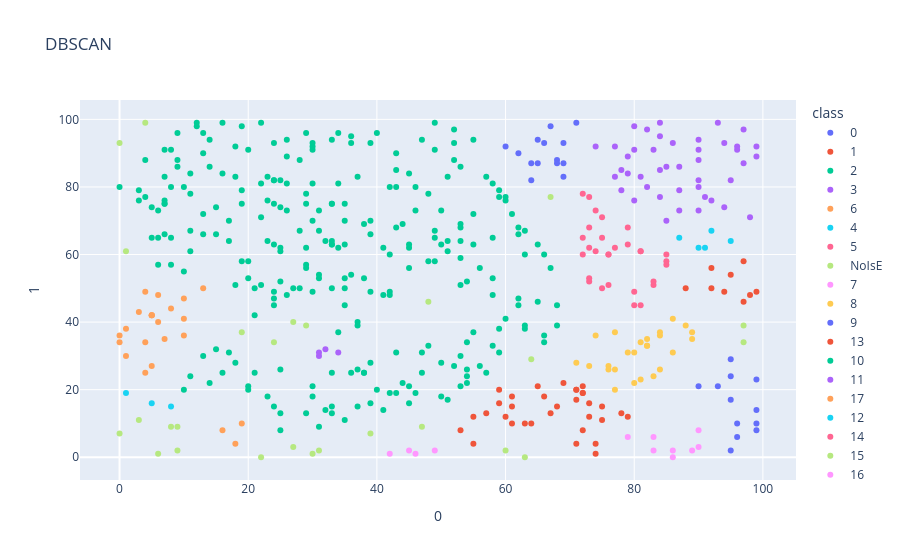

Notebook cell for this chart:
### Code cell
px.scatter(xdf_dbscan,x=0,y=1,color='class', title='DBSCAN')

### Figure 1 — Plotly figure (JSON) as saved in the notebook; plotly's stock layout.template omitted (floating-point values rounded to 4 significant figures; data arrays with more than 128 entries replaced by an {"elided": "..."} marker saying what was removed)
{"data": [{"hovertemplate": "class=0<br>0=%{x}<br>1=%{y}<extra></extra>", "legendgroup": "0", "marker": {"color": "#636efa", "symbol": "circle"}, "mode": "markers", "name": "0", "orientation": "v", "showlegend": true, "type": "scatter", "x": [95, 96, 99, 95, 95, 99, 99, 99, 96, 90, 93, 95], "xaxis": "x", "y": [24, 6, 10, 17, 2, 8, 14, 23, 10, 21, 21, 29], "yaxis": "y"}, {"hovertemplate": "class=1<br>0=%{x}<br>1=%{y}<extra></extra>", "legendgroup": "1", "marker": {"color": "#EF553B", "symbol": "circle"}, "mode": "markers", "name": "1", "orientation": "v", "showlegend": true, "type": "scatter", "x": [68, 71, 71, 71, 59, 78, 60, 55, 61, 64, 72, 65, 61, 61, 69, 55, 79, 53, 59, 75, 75, 73, 74, 71, 72, 72, 66, 63, 73, 67, 72, 57, 74], "xaxis": "x", "y": [15, 17, 4, 20, 16, 13, 12, 4, 15, 10, 19, 21, 18, 10, 22, 12, 12, 8, 20, 15, 11, 16, 1, 20, 8, 21, 18, 10, 12, 13, 19, 13, 4], "yaxis": "y"}, {"hovertemplate": "class=2<br>0=%{x}<br>1=%{y}<extra></extra>", "legendgroup": "2", "marker": {"color": "#00cc96", "symbol": "circle"}, "mode": "markers", "name": "2", "orientation": "v", "showlegend": true, "type": "scatter", "x": {"elided": "259 int values"}, "xaxis": "x", "y": {"elided": "259 int values"}, "yaxis": "y"}, {"hovertemplate": "class=3<br>0=%{x}<br>1=%{y}<extra></extra>", "legendgroup": "3", "marker": {"color": "#ab63fa", "symbol": "circle"}, "mode": "markers", "name": "3", "orientation": "v", "showlegend": true, "type": "scatter", "x": [80, 91, 99, 90, 77, 83, 84, 94, 87, 80, 93, 80, 94, 90, 84, 86, 85, 77, 78, 96, 87, 79, 85, 82, 92, 74, 95, 90, 90, 79, 90, 84, 90, 97, 98, 97, 96, 82, 84, 99, 78, 81, 87], "xaxis": "x", "y": [98, 77, 92, 80, 92, 91, 85, 74, 86, 91, 99, 76, 93, 88, 77, 93, 86, 83, 79, 92, 73, 89, 70, 80, 76, 92, 82, 73, 94, 84, 82, 99, 91, 87, 71, 97, 91, 97, 95, 89, 85, 83, 79], "yaxis": "y"}, {"hovertemplate": "class=6<br>0=%{x}<br>1=%{y}<extra></extra>", "legendgroup": "6", "marker": {"color": "#FFA15A", "symbol": "circle"}, "mode": "markers", "name": "6", "orientation": "v", "showlegend": true, "type": "scatter", "x": [4, 0, 10, 10, 5, 6, 0, 7, 1, 1, 13, 6, 4, 8, 3, 5, 4, 10, 5, 5], "xaxis": "x", "y": [49, 36, 36, 41, 42, 40, 34, 35, 30, 38, 50, 48, 25, 44, 43, 42, 34, 47, 42, 27], "yaxis": "y"}, {"hovertemplate": "class=4<br>0=%{x}<br>1=%{y}<extra></extra>", "legendgroup": "4", "marker": {"color": "#19d3f3", "symbol": "circle"}, "mode": "markers", "name": "4", "orientation": "v", "showlegend": true, "type": "scatter", "x": [5, 1, 8], "xaxis": "x", "y": [16, 19, 15], "yaxis": "y"}, {"hovertemplate": "class=5<br>0=%{x}<br>1=%{y}<extra></extra>", "legendgroup": "5", "marker": {"color": "#FF6692", "symbol": "circle"}, "mode": "markers", "name": "5", "orientation": "v", "showlegend": true, "type": "scatter", "x": [77, 75, 73, 79, 85, 72, 72, 73, 73, 72, 76, 81, 85, 85, 76, 75, 74, 74, 79, 81], "xaxis": "x", "y": [62, 71, 62, 63, 58, 60, 78, 77, 68, 65, 60, 61, 60, 57, 60, 65, 73, 61, 68, 61], "yaxis": "y"}, {"hovertemplate": "class=NoIsE<br>0=%{x}<br>1=%{y}<extra></extra>", "legendgroup": "NoIsE", "marker": {"color": "#B6E880", "symbol": "circle"}, "mode": "markers", "name": "NoIsE", "orientation": "v", "showlegend": true, "type": "scatter", "x": [67, 39, 19, 27, 3, 24, 63, 0, 4, 1, 0, 9, 22, 29, 60, 64, 9, 97, 8, 47, 48, 6, 97], "xaxis": "x", "y": [77, 7, 37, 40, 11, 34, 0, 7, 99, 61, 93, 2, 0, 39, 2, 29, 9, 39, 9, 9, 46, 1, 34], "yaxis": "y"}, {"hovertemplate": "class=7<br>0=%{x}<br>1=%{y}<extra></extra>", "legendgroup": "7", "marker": {"color": "#FF97FF", "symbol": "circle"}, "mode": "markers", "name": "7", "orientation": "v", "showlegend": true, "type": "scatter", "x": [83, 90, 86, 83, 90, 86, 89, 79], "xaxis": "x", "y": [2, 8, 2, 6, 3, 0, 2, 6], "yaxis": "y"}, {"hovertemplate": "class=8<br>0=%{x}<br>1=%{y}<extra></extra>", "legendgroup": "8", "marker": {"color": "#FECB52", "symbol": "circle"}, "mode": "markers", "name": "8", "orientation": "v", "showlegend": true, "type": "scatter", "x": [89, 80, 77, 81, 82, 76, 81, 86, 79, 73, 76, 84, 77, 74, 84, 71, 86, 89, 80, 83, 77, 82, 84, 88, 82], "xaxis": "x", "y": [35, 31, 26, 23, 35, 27, 34, 41, 31, 27, 26, 26, 37, 36, 36, 28, 31, 37, 22, 24, 20, 33, 37, 39, 33], "yaxis": "y"}, {"hovertemplate": "class=9<br>0=%{x}<br>1=%{y}<extra></extra>", "legendgroup": "9", "marker": {"color": "#636efa", "symbol": "circle"}, "mode": "markers", "name": "9", "orientation": "v", "showlegend": true, "type": "scatter", "x": [69, 60, 62, 68, 64, 71, 67, 65, 69, 69, 68, 64, 65, 66], "xaxis": "x", "y": [93, 92, 90, 88, 87, 99, 98, 94, 87, 83, 87, 82, 87, 93], "yaxis": "y"}, {"hovertemplate": "class=13<br>0=%{x}<br>1=%{y}<extra></extra>", "legendgroup": "13", "marker": {"color": "#EF553B", "symbol": "circle"}, "mode": "markers", "name": "13", "orientation": "v", "showlegend": true, "type": "scatter", "x": [88, 98, 92, 94, 99, 95, 97, 92, 97], "xaxis": "x", "y": [50, 48, 56, 49, 49, 54, 58, 50, 46], "yaxis": "y"}, {"hovertemplate": "class=10<br>0=%{x}<br>1=%{y}<extra></extra>", "legendgroup": "10", "marker": {"color": "#00cc96", "symbol": "circle"}, "mode": "markers", "name": "10", "orientation": "v", "showlegend": true, "type": "scatter", "x": [34, 37, 37], "xaxis": "x", "y": [37, 40, 39], "yaxis": "y"}, {"hovertemplate": "class=11<br>0=%{x}<br>1=%{y}<extra></extra>", "legendgroup": "11", "marker": {"color": "#ab63fa", "symbol": "circle"}, "mode": "markers", "name": "11", "orientation": "v", "showlegend": true, "type": "scatter", "x": [32, 31, 34, 31], "xaxis": "x", "y": [32, 30, 31, 31], "yaxis": "y"}, {"hovertemplate": "class=17<br>0=%{x}<br>1=%{y}<extra></extra>", "legendgroup": "17", "marker": {"color": "#FFA15A", "symbol": "circle"}, "mode": "markers", "name": "17", "orientation": "v", "showlegend": true, "type": "scatter", "x": [18, 16, 19], "xaxis": "x", "y": [4, 8, 10], "yaxis": "y"}, {"hovertemplate": "class=12<br>0=%{x}<br>1=%{y}<extra></extra>", "legendgroup": "12", "marker": {"color": "#19d3f3", "symbol": "circle"}, "mode": "markers", "name": "12", "orientation": "v", "showlegend": true, "type": "scatter", "x": [95, 90, 92, 91, 87], "xaxis": "x", "y": [64, 62, 67, 62, 65], "yaxis": "y"}, {"hovertemplate": "class=14<br>0=%{x}<br>1=%{y}<extra></extra>", "legendgroup": "14", "marker": {"color": "#FF6692", "symbol": "circle"}, "mode": "markers", "name": "14", "orientation": "v", "showlegend": true, "type": "scatter", "x": [73, 83, 75, 81, 76, 80, 80, 73, 83], "xaxis": "x", "y": [52, 51, 50, 45, 51, 45, 49, 53, 52], "yaxis": "y"}, {"hovertemplate": "class=15<br>0=%{x}<br>1=%{y}<extra></extra>", "legendgroup": "15", "marker": {"color": "#B6E880", "symbol": "circle"}, "mode": "markers", "name": "15", "orientation": "v", "showlegend": true, "type": "scatter", "x": [30, 31, 27], "xaxis": "x", "y": [1, 2, 3], "yaxis": "y"}, {"hovertemplate": "class=16<br>0=%{x}<br>1=%{y}<extra></extra>", "legendgroup": "16", "marker": {"color": "#FF97FF", "symbol": "circle"}, "mode": "markers", "name": "16", "orientation": "v", "showlegend": true, "type": "scatter", "x": [46, 45, 42, 49], "xaxis": "x", "y": [1, 2, 1, 2], "yaxis": "y"}], "layout": {"legend": {"title": {"text": "class"}, "tracegroupgap": 0}, "title": {"text": "DBSCAN"}, "xaxis": {"anchor": "y", "domain": [0, 1], "title": {"text": "0"}}, "yaxis": {"anchor": "x", "domain": [0, 1], "title": {"text": "1"}}}}
